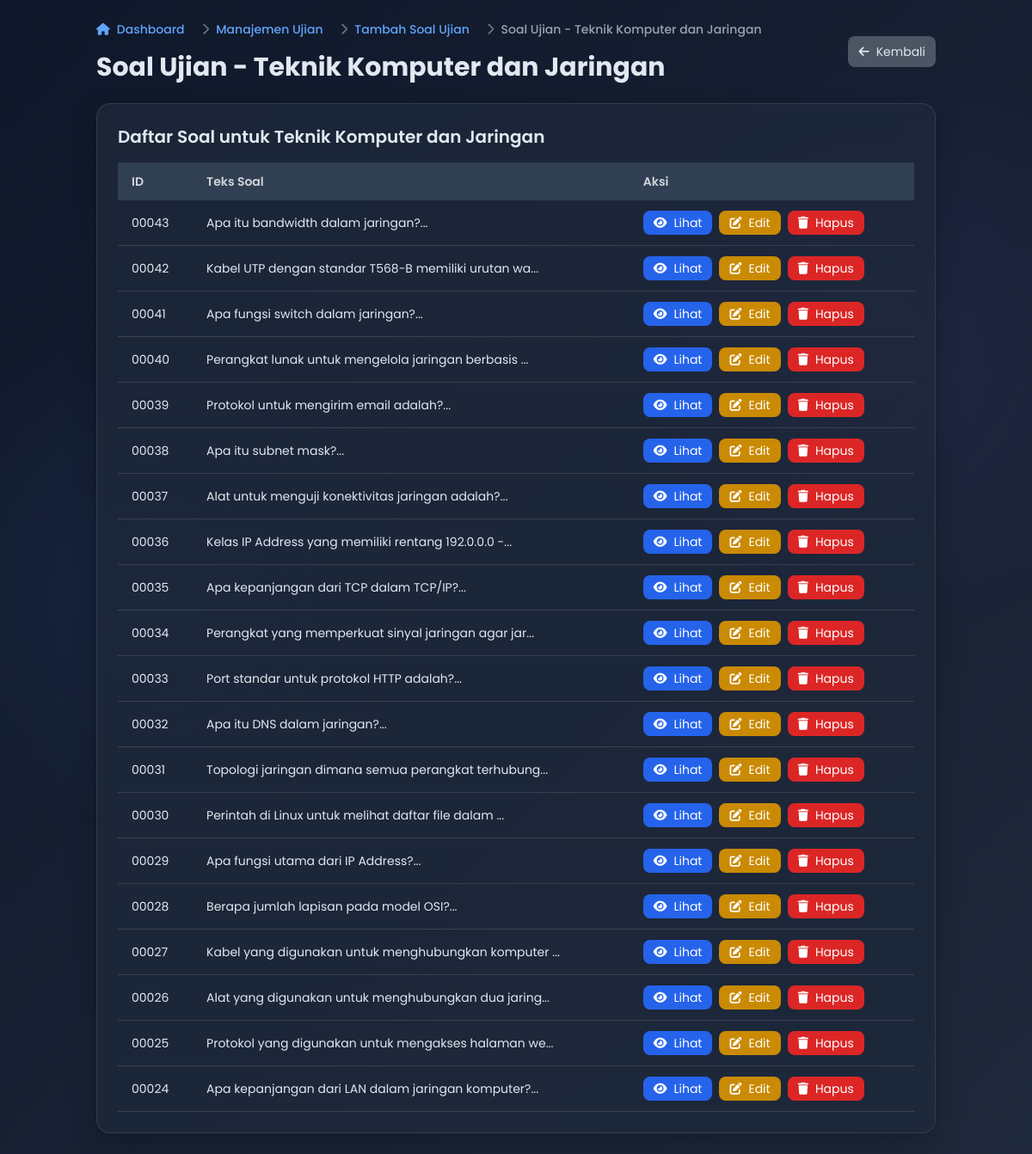
The page /login/question_detail_by_major.php?major_id=1 (signed in) on the database its author committed.
### tables this page shows
CREATE TABLE `majors` (
  `id` int(11) NOT NULL AUTO_INCREMENT,
  `name` varchar(100) NOT NULL,
  PRIMARY KEY (`id`)
);

CREATE TABLE `questions` (
  `id` int(11) NOT NULL AUTO_INCREMENT,
  `major_id` int(11) NOT NULL,
  `question_text` text NOT NULL,
  `option_a` varchar(255) NOT NULL,
  `option_b` varchar(255) NOT NULL,
  `option_c` varchar(255) NOT NULL,
  `option_d` varchar(255) NOT NULL,
  `correct_answer` enum('A','B','C','D') NOT NULL,
  `created_at` datetime DEFAULT current_timestamp(),
  PRIMARY KEY (`id`),
  KEY `major_id` (`major_id`),
  CONSTRAINT `questions_ibfk_1` FOREIGN KEY (`major_id`) REFERENCES `majors` (`id`) ON DELETE CASCADE
);

### login/question_detail_by_major.php (the view, shortened to what this page needs)
<?php
$servername = "localhost";
$username = "root";
$password = "";
$dbname = "stm_gotham";
$conn = new mysqli($servername, $username, $password, $dbname);
$major_id = (int)($_GET['major_id'] ?? 0);
$sql = "SELECT name FROM majors WHERE id = ?";
$stmt = $conn->prepare($sql);
$stmt->bind_param("i", $major_id);
$stmt->execute();
$result = $stmt->get_result();
$major = $result->fetch_assoc();
$sql = "SELECT q.id, q.question_text
        FROM questions q
        WHERE q.major_id = ?
        ORDER BY q.id DESC";
$stmt = $conn->prepare($sql);
$stmt->bind_param("i", $major_id);
$stmt->execute();
$result = $stmt->get_result();
$questions = $result->fetch_all(MYSQLI_ASSOC);
?>
<!DOCTYPE html>
<html lang="id">
<head>
    <script src="https://cdn.tailwindcss.com"></script>
    <link href="https://cdnjs.cloudflare.com/ajax/libs/font-awesome/6.0.0-beta3/css/all.min.css" rel="stylesheet">
</head>
<body>
    <div class="container mx-auto p-4 md:p-6">
        <div class="flex flex-col md:flex-row justify-between items-start md:items-center mb-6">
            <div>
                <nav class="flex mb-4" aria-label="Breadcrumb">
                    <ol class="inline-flex items-center space-x-1 md:space-x-3">
                        <li class="inline-flex items-center">
                            <a href="admin_dashboard.php" class="inline-flex items-center text-sm font-medium text-blue-400 hover:text-blue-300">
                                <i class="fas fa-home mr-2"></i>
                                Dashboard
                            </a>
                        </li>
                        <li>
                            <div class="flex items-center">
                                <i class="fas fa-chevron-right text-gray-500 mx-2 text-sm"></i>
                                <a href="exam_management.php" class="text-sm font-medium text-blue-400 hover:text-blue-300">Manajemen Ujian</a>
                            </div>
                        </li>
                        <li>
                            <div class="flex items-center">
                                <i class="fas fa-chevron-right text-gray-500 mx-2 text-sm"></i>
                                <a href="add_question.php" class="text-sm font-medium text-blue-400 hover:text-blue-300">Tambah Soal Ujian</a>
                            </div>
                        </li>
                        <li>
                            <div class="flex items-center">
                                <i class="fas fa-chevron-right text-gray-500 mx-2 text-sm"></i>
                                <span class="text-sm font-medium text-gray-400">Soal Ujian - <?php echo htmlspecialchars($major['name']); ?></span>
                            </div>
                        </li>
                    </ol>
                </nav>
                <h1 class="text-2xl md:text-3xl font-bold slide-in">Soal Ujian - <?php echo htmlspecialchars($major['name']); ?></h1>
            </div>
            <div class="flex space-x-2 mt-4 md:mt-0">
                <a href="add_question.php" class="px-3 py-2 bg-gray-600 hover:bg-gray-700 rounded-lg transition flex items-center text-sm">
                    <i class="fas fa-arrow-left mr-2"></i> Kembali
                </a>
            </div>
        </div>
        <div class="card p-6 slide-in">
            <h2 class="text-xl font-semibold mb-4">Daftar Soal untuk <?php echo htmlspecialchars($major['name']); ?></h2>
            <?php if (empty($questions)): ?>
                <div class="bg-gray-800 p-8 rounded-lg text-center">
                    <i class="fas fa-question-circle text-5xl text-gray-500 mb-4"></i>
                    <p class="text-gray-400">Belum ada soal untuk jurusan ini.</p>
                </div>
            <?php else: ?>
                <div class="overflow-x-auto">
                    <table class="w-full text-left">
                        <thead class="table-header">
                            <tr>
                                <th class="px-4 py-3 text-sm font-semibold text-gray-300">ID</th>
                                <th class="px-4 py-3 text-sm font-semibold text-gray-300">Teks Soal</th>
                                <th class="px-4 py-3 text-sm font-semibold text-gray-300">Aksi</th>
                            </tr>
                        </thead>
                        <tbody>
                            <?php foreach ($questions as $question): ?>
                                <tr class="table-row border-b border-gray-700">
                                    <td class="px-4 py-3 text-sm"><?php echo str_pad($question['id'], 5, '0', STR_PAD_LEFT); ?></td>
                                    <td class="px-4 py-3 text-sm"><?php echo htmlspecialchars(substr($question['question_text'], 0, 50)); ?>...</td>
                                    <td class="px-4 py-3 text-sm flex space-x-2">
                                        <a href="question_detail.php?question_id=<?php echo $question['id']; ?>" class="action-btn px-3 py-1 bg-blue-600 hover:bg-blue-700 text-white rounded-lg text-sm flex items-center">
                                            <i class="fas fa-eye mr-2"></i> Lihat
                                        </a>
                                        <a href="edit_question.php?question_id=<?php echo $question['id']; ?>" class="action-btn px-3 py-1 bg-yellow-600 hover:bg-yellow-700 text-white rounded-lg text-sm flex items-center">
                                            <i class="fas fa-edit mr-2"></i> Edit
                                        </a>
                                        <form id="delete-form-<?php echo $question['id']; ?>" action="" method="post" class="inline">
                                            <button type="button" onclick="confirmDelete(<?php echo $question['id']; ?>)" class="action-btn px-3 py-1 bg-red-600 hover:bg-red-700 text-white rounded-lg text-sm flex items-center">
                                                <i class="fas fa-trash mr-2"></i> Hapus
                                            </button>
                                        </form>
                                    </td>
                                </tr>
                            <?php endforeach; ?>
                        </tbody>
                    </table>
                </div>
            <?php endif; ?>
        </div>
    </div>
</body>
</html>

### login/question_detail_by_major.php (style rules this page uses)
body { font-family: 'Poppins', sans-serif; background: linear-gradient(135deg, #0f172a 0%, #1e293b 100%); color: #e2e8f0; margin: 0; min-height: 100vh; position: relative; overflow-x: hidden; }
body::before { content: ''; position: fixed; top: 0; left: 0; width: 100%; height: 100%; background-image: radial-gradient(circle at 15% 50%, rgba(59, 130, 246, 0.08) 0%, transparent 25%), radial-gradient(circle at 85% 30%, rgba(139, 92, 246, 0.08) 0%, transparent 25%); z-index: -1; }
.card { background: rgba(30, 41, 59, 0.8); border-radius: 1rem; box-shadow: 0 10px 30px rgba(0, 0, 0, 0.25); border: 1px solid rgba(255, 255, 255, 0.1); overflow: hidden; transition: all 0.3s ease; }
.table-header { background: rgba(51, 65, 85, 0.95); }
.action-btn { transition: all 0.3s ease; }
.slide-in { animation: slideIn 0.5s forwards; }

### rows shown on the page
majors: name "Teknik Komputer dan Jaringan"
questions: id "00043", question_text "Apa itu bandwidth dalam jaringan?"
questions: id "00042", question_text "Kabel UTP dengan standar T568-B memiliki urutan wa"
questions: id "00041", question_text "Apa fungsi switch dalam jaringan?"
questions: id "00040", question_text "Perangkat lunak untuk mengelola jaringan berbasis"
questions: id "00039", question_text "Protokol untuk mengirim email adalah?"
questions: id "00038", question_text "Apa itu subnet mask?"
questions: id "00037", question_text "Alat untuk menguji konektivitas jaringan adalah?"
questions: id "00036", question_text "Kelas IP Address yang memiliki rentang 192.0.0.0 -"
questions: id "00035", question_text "Apa kepanjangan dari TCP dalam TCP/IP?"
questions: id "00034", question_text "Perangkat yang memperkuat sinyal jaringan agar jar"
questions: id "00033", question_text "Port standar untuk protokol HTTP adalah?"
questions: id "00032", question_text "Apa itu DNS dalam jaringan?"
questions: id "00031", question_text "Topologi jaringan dimana semua perangkat terhubung"
questions: id "00030", question_text "Perintah di Linux untuk melihat daftar file dalam"
questions: id "00029", question_text "Apa fungsi utama dari IP Address?"
questions: id "00028", question_text "Berapa jumlah lapisan pada model OSI?"
questions: id "00027", question_text "Kabel yang digunakan untuk menghubungkan komputer"
questions: id "00026", question_text "Alat yang digunakan untuk menghubungkan dua jaring"
questions: id "00025", question_text "Protokol yang digunakan untuk mengakses halaman we"
questions: id "00024", question_text "Apa kepanjangan dari LAN dalam jaringan komputer?"
